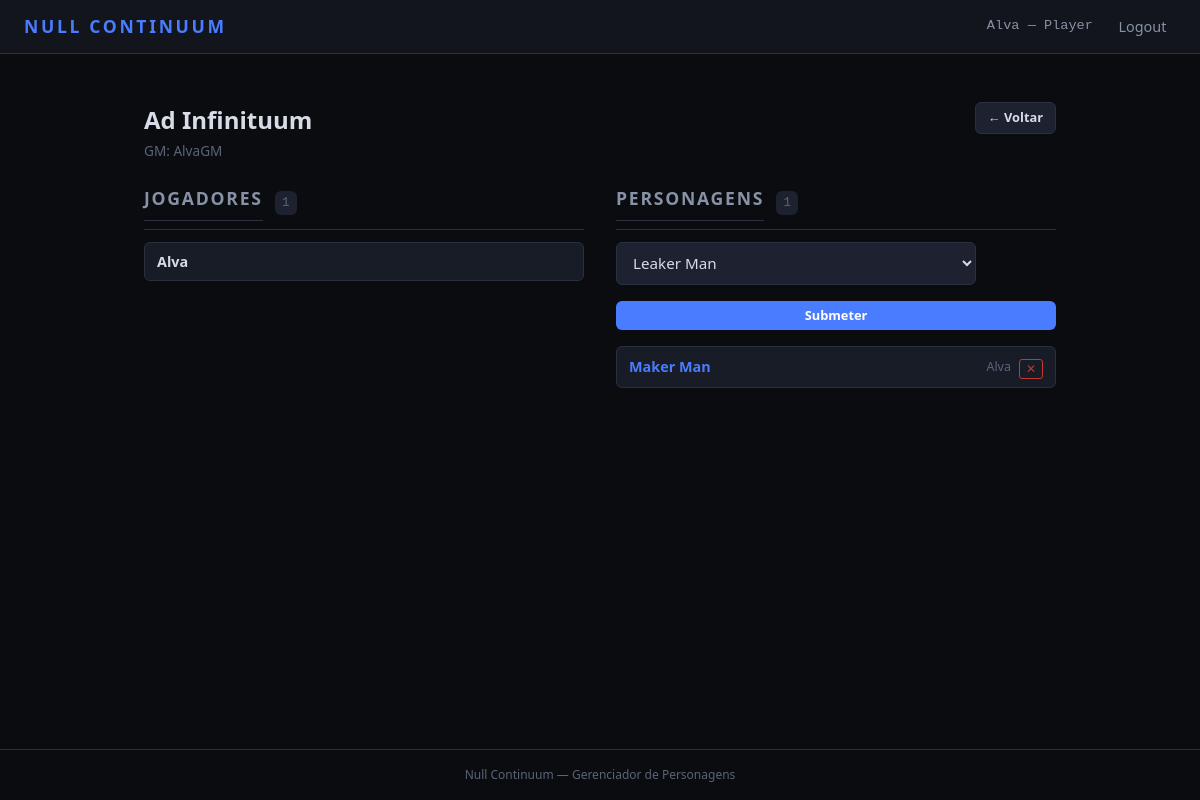
Screenshot of /campanhas/1/ (signed in) with the database file from the repository.
### HomeApp/models.py (models this page shows, shortened)
class User(AbstractUser):
    ROLE_CHOICES = [
        ('GM', 'Game Master'),
        ('PLAYER', 'Player'),
    ]
    role = models.CharField(max_length=6, choices=ROLE_CHOICES, default='PLAYER')
    def is_gm(self):
        return self.role == 'GM'

class Campaign(models.Model):
    name = models.CharField('Nome', max_length=120)
    gm = models.ForeignKey(
        settings.AUTH_USER_MODEL,
        on_delete=models.CASCADE,
        related_name='gm_campaigns',
        limit_choices_to={'role': 'GM'},
    )
    created_at = models.DateTimeField(auto_now_add=True)
    class Meta:
        ordering = ['name']
        verbose_name = 'Campanha'
        verbose_name_plural = 'Campanhas'

class CampaignMembership(models.Model):
    campaign = models.ForeignKey(Campaign, on_delete=models.CASCADE, related_name='memberships')
    player = models.ForeignKey(
        settings.AUTH_USER_MODEL,
        on_delete=models.CASCADE,
        related_name='memberships',
    )
    joined_at = models.DateTimeField(auto_now_add=True)
    class Meta:
        unique_together = [('campaign', 'player')]
        verbose_name = 'Membro'
        verbose_name_plural = 'Membros'

class CampaignCharacter(models.Model):
    campaign = models.ForeignKey(Campaign, on_delete=models.CASCADE, related_name='submitted_characters')
    character = models.ForeignKey(
        'CharSheet.Character',
        on_delete=models.CASCADE,
        related_name='campaign_submissions',
    )
    submitted_at = models.DateTimeField(auto_now_add=True)
    class Meta:
        unique_together = [('campaign', 'character')]
        verbose_name = 'Personagem na Campanha'
        verbose_name_plural = 'Personagens na Campanha'

### CharSheet/models.py (models this page shows, shortened)
class Character(models.Model):
    player = models.ForeignKey(
        settings.AUTH_USER_MODEL,
        on_delete=models.CASCADE,
        related_name='characters',
    )
    name = models.CharField('Nome do Personagem', max_length=120)
    background = models.CharField(
        'Background', max_length=20,
        choices=BACKGROUND_CHOICES, default='OTHER',
    )
    background_custom = models.CharField(
        'Background (custom)', max_length=120, blank=True,
        help_text='Preencha se escolheu "Outro".',
    )
    base_rank = models.PositiveIntegerField(
        'Base Rank', default=1,
        validators=[MinValueValidator(1), MaxValueValidator(15)],
    )
    nl_rank = models.PositiveIntegerField(
        'NL Rank', default=0,
        validators=[MinValueValidator(0), MaxValueValidator(15)],
    )
    agility = models.PositiveIntegerField(
        'Agility (AGI)', default=1,
        validators=[MinValueValidator(1), MaxValueValidator(5)],
    )
    fortitude = models.PositiveIntegerField(
        'Fortitude (FOR)', default=1,
        validators=[MinValueValidator(1), MaxValueValidator(5)],
    )
    insight = models.PositiveIntegerField(
        'Insight (INS)', default=1,
        validators=[MinValueValidator(1), MaxValueValidator(5)],
    )
    presence = models.PositiveIntegerField(
        'Presence (PRE)', default=1,
        validators=[MinValueValidator(1), MaxValueValidator(5)],
    )
    stability = models.PositiveIntegerField(
        'Stability (STA)', default=1,
        validators=[MinValueValidator(1), MaxValueValidator(5)],
    )
    intent = models.PositiveIntegerField(
        'Intent (INT)', default=1,
        validators=[MinValueValidator(1), MaxValueValidator(5)],
    )
    continuity_constant = models.CharField(
        'Continuity Constant', max_length=4,
        choices=CC_CHOICES, blank=True, default='',
    )
    abstraction_frame = models.CharField(
        'Abstraction Frame', max_length=10,
        choices=FRAME_CHOICES, blank=True, default='',
    )
    current_hp = models.IntegerField('HP Atual', default=0)
    current_strain = models.IntegerField('Strain Atual', default=0)
    temp_hp = models.IntegerField('HP Temporário', default=0)
    current_ap = models.IntegerField('AP Atual', default=3)
    armor_bonus = models.IntegerField('Bônus de Armadura', default=0)
    shield_bonus = models.IntegerField('Bônus de Escudo', default=0)
    current_load = models.IntegerField('Carga Atual', default=0)
    level_up_available = models.BooleanField('Level Up Disponível', default=False)
    skill_melee = models.CharField('Melee', max_length=1, choices=SKILL_RANK_CHOICES, default='U')
    skill_ranged_weapons = models.CharField('Ranged Weapons', max_length=1, choices=SKILL_RANK_CHOICES, default='U')
    skill_heavy_weaponry = models.CharField('Heavy Weaponry', max_length=1, choices=SKILL_RANK_CHOICES, default='U')
    skill_initiative = models.CharField('Initiative', max_length=1, choices=SKILL_RANK_CHOICES, default='U')
    skill_athletics = models.CharField('Athletics', max_length=1, choices=SKILL_RANK_CHOICES, default='U')
    skill_endurance = models.CharField('Endurance', max_length=1, choices=SKILL_RANK_CHOICES, default='U')
    skill_acrobatics = models.CharField('Acrobatics', max_length=1, choices=SKILL_RANK_CHOICES, default='U')
    skill_stealth = models.CharField('Stealth', max_length=1, choices=SKILL_RANK_CHOICES, default='U')
    skill_perception = models.CharField('Perception', max_length=1, choices=SKILL_RANK_CHOICES, default='U')
    skill_reflexes = models.CharField('Reflexes', max_length=1, choices=SKILL_RANK_CHOICES, default='U')
    skill_sleight_of_hand = models.CharField('Sleight of Hand', max_length=1, choices=SKILL_RANK_CHOICES, default='U')
    skill_piloting_ground = models.CharField('Piloting (Ground)', max_length=1, choices=SKILL_RANK_CHOICES, default='U')
    skill_piloting_air = models.CharField('Piloting (Air)', max_length=1, choices=SKILL_RANK_CHOICES, default='U')
    skill_piloting_sea = models.CharField('Piloting (Sea)', max_length=1, choices=SKILL_RANK_CHOICES, default='U')
    skill_technology = models.CharField('Technology', max_length=1, choices=SKILL_RANK_CHOICES, default='U')
    skill_engineering = models.CharField('Engineering', max_length=1, choices=SKILL_RANK_CHOICES, default='U')
    skill_medicine = models.CharField('Medicine', max_length=1, choices=SKILL_RANK_CHOICES, default='U')
    skill_history = models.CharField('History', max_length=1, choices=SKILL_RANK_CHOICES, default='U')
    skill_religion = models.CharField('Religion', max_length=1, choices=SKILL_RANK_CHOICES, default='U')
    skill_investigation = models.CharField('Investigation', max_length=1, choices=SKILL_RANK_CHOICES, default='U')
    skill_intuition = models.CharField('Intuition', max_length=1, choices=SKILL_RANK_CHOICES, default='U')
    skill_persuasion = models.CharField('Persuasion', max_length=1, choices=SKILL_RANK_CHOICES, default='U')
    skill_intimidation = models.CharField('Intimidation', max_length=1, choices=SKILL_RANK_CHOICES, default='U')
    skill_deception = models.CharField('Deception', max_length=1, choices=SKILL_RANK_CHOICES, default='U')
    skill_survival = models.CharField('Survival', max_length=1, choices=SKILL_RANK_CHOICES, default='U')
    skill_null_theory = models.CharField('Null Theory', max_length=1, choices=SKILL_RANK_CHOICES, default='U')
    skill_null_navigation = models.CharField('Null Navigation', max_length=1, choices=SKILL_RANK_CHOICES, default='U')
    skill_animal_handling = models.CharField('Animal Handling', max_length=1, choices=SKILL_RANK_CHOICES, default='U')
    skill_nlc = models.CharField('NL Control (NLC)', max_length=1, choices=SKILL_RANK_CHOICES, default='U')
    skill_nlr = models.CharField('NL Resistance (NLR)', max_length=1, choices=SKILL_RANK_CHOICES, default='U')
    skill_nl_sensitivity = models.CharField('NL Sensitivity', max_length=1, choices=SKILL_RANK_CHOICES, default='U')
    skill_nl_engineering = models.CharField('NL Engineering', max_length=1, choices=SKILL_RANK_CHOICES, default='U')
    skill_anomalous_protocols = models.CharField('Anomalous Protocols', max_length=1, choices=SKILL_RANK_CHOICES, default='U')
    skill_continuity_analysis = models.CharField('Continuity Analysis', max_length=1, choices=SKILL_RANK_CHOICES, default='U')
    notes = models.TextField('Notas', blank=True)
    created_at = models.DateTimeField(auto_now_add=True)
    updated_at = models.DateTimeField(auto_now=True)
    class Meta:
        ordering = ['-updated_at']
        verbose_name = 'Personagem'
        verbose_name_plural = 'Personagens'
    @property
    def category(self):
        if self.nl_rank == 0:
            return '—'
        if self.nl_rank <= 3:
            return 'I'
        if self.nl_rank <= 6:
            return 'II'
        if self.nl_rank <= 9:
            return 'III'
        if self.nl_rank <= 12:
            return 'IV'
        return 'V'
    SKILL_FIELDS = [
        ('skill_melee', 'Melee', 'Combate'),
        ('skill_ranged_weapons', 'Ranged Weapons', 'Combate'),
        ('skill_heavy_weaponry', 'Heavy Weaponry', 'Combate'),
        ('skill_initiative', 'Initiative', 'Combate'),
        ('skill_athletics', 'Athletics', 'Geral'),
        ('skill_endurance', 'Endurance', 'Geral'),
        ('skill_acrobatics', 'Acrobatics', 'Geral'),
        ('skill_stealth', 'Stealth', 'Geral'),
        ('skill_perception', 'Perception', 'Geral'),
        ('skill_reflexes', 'Reflexes', 'Geral'),
        ('skill_sleight_of_hand', 'Sleight of Hand', 'Geral'),
        ('skill_piloting_ground', 'Piloting (Ground)', 'Geral'),
        ('skill_piloting_air', 'Piloting (Air)', 'Geral'),
        ('skill_piloting_sea', 'Piloting (Sea)', 'Geral'),
        ('skill_technology', 'Technology', 'Geral'),
        ('skill_engineering', 'Engineering', 'Geral'),
        ('skill_medicine', 'Medicine', 'Geral'),
        ('skill_history', 'History', 'Geral'),
        ('skill_religion', 'Religion', 'Geral'),
        ('skill_investigation', 'Investigation', 'Geral'),
        ('skill_intuition', 'Intuition', 'Geral'),
        ('skill_persuasion', 'Persuasion', 'Geral'),
        ('skill_intimidation', 'Intimidation', 'Geral'),
        ('skill_deception', 'Deception', 'Geral'),
        ('skill_survival', 'Survival', 'Geral'),
        ('skill_null_theory', 'Null Theory', 'Geral'),
        ('skill_null_navigation', 'Null Navigation', 'Geral'),
        ('skill_animal_handling', 'Animal Handling', 'Geral'),
        ('skill_nlc', 'NL Control (NLC)', 'Non-Linear'),
        ('skill_nlr', 'NL Resistance (NLR)', 'Non-Linear'),
        ('skill_nl_sensitivity', 'NL Sensitivity', 'Non-Linear'),
        ('skill_nl_engineering', 'NL Engineering', 'Non-Linear'),
        ('skill_anomalous_protocols', 'Anomalous Protocols', 'Non-Linear'),
        ('skill_continuity_analysis', 'Continuity Analysis', 'Non-Linear'),
    ]
    from .feat_models import FeatDefinition, CharacterFeat
    from .trait_models import TraitDefinition, CharacterTrait

### HomeApp/views.py (the view, shortened to what this page needs)
# urls.py: path('campanhas/<int:pk>/', views.campaign_detail, name='campaign_detail'),
@login_required
def campaign_detail(request, pk):
    campaign = get_object_or_404(Campaign, pk=pk)
    is_gm = request.user.is_gm() and campaign.gm == request.user
    is_member = CampaignMembership.objects.filter(campaign=campaign, player=request.user).exists()
    if not is_gm and not is_member:
        raise Http404
    memberships = campaign.memberships.select_related('player')
    submitted = campaign.submitted_characters.select_related('character')
    invite_error = None
    player_characters = []
    if is_member and not is_gm:
        from CharSheet.models import Character
        already = set(campaign.submitted_characters.values_list('character_id', flat=True))
        player_characters = Character.objects.filter(player=request.user).exclude(pk__in=already)
    return render(request, 'HomeApp/campaign_detail.html', {
        'campaign': campaign,
        'is_gm': is_gm,
        'is_member': is_member,
        'memberships': memberships,
        'submitted': submitted,
        'invite_error': invite_error,
        'player_characters': player_characters,
    })

### templates/HomeApp/campaign_detail.html (shortened to what this page needs)
{% extends 'base.html' %}
{% block content %}
<div class="dashboard">
    <div class="camp-list-header">
        <div>
            <h1 class="page-title" style="margin-bottom:.2rem;">{{ campaign.name }}</h1>
            {% if not is_gm %}<p class="camp-gm-label">GM: {{ campaign.gm.username }}</p>{% endif %}
        </div>
        <div style="display:flex;gap:.5rem;align-items:center;flex-wrap:wrap;">
            <a href="{% url 'campaign_list' %}" class="btn btn-secondary btn-sm">← Voltar</a>
        </div>
    </div>
    <div class="camp-two-col">
        <div>
            <div class="camp-col-header">
                <h2 class="section-title" style="margin:0;">Jogadores</h2>
                <span class="camp-count">{{ memberships.count }}</span>
            </div>
            {% if memberships %}
            <ul class="camp-member-list">
                {% for m in memberships %}
                <li class="camp-member-item">
                    <span class="camp-member-name">{{ m.player.username }}</span>
                </li>
                {% endfor %}
            </ul>
            {% else %}
            <p class="inv-empty">Nenhum jogador ainda.</p>
            {% endif %}
        </div>
        <div>
            <div class="camp-col-header">
                <h2 class="section-title" style="margin:0;">Personagens</h2>
                <span class="camp-count">{{ submitted.count }}</span>
            </div>
            {% if is_member and not is_gm and player_characters %}
            <form method="post" action="{% url 'campaign_submit_character' pk=campaign.pk %}" class="camp-invite-form" style="margin-bottom:1rem;">
                <select name="character_pk" class="form-input camp-invite-input">
                    {% for char in player_characters %}
                    <option value="{{ char.pk }}">{{ char.name }}</option>
                    {% endfor %}
                </select>
                <button type="submit" class="btn btn-primary btn-sm">Submeter</button>
            </form>
            {% endif %}
            {% if submitted %}
            <ul class="camp-member-list">
                {% for entry in submitted %}
                <li class="camp-char-item">
                    <div class="camp-char-main">
                        <a href="{% url 'character_detail' pk=entry.character.pk %}?from_campaign={{ campaign.pk }}"
                           class="camp-char-link">{{ entry.character.name }}</a>
                        <span class="camp-char-player">{{ entry.character.player.username }}</span>
                    </div>
                    <div class="camp-char-actions">
                        {% if is_gm or entry.character.player == user %}
                        <form method="post" action="{% url 'campaign_remove_character' pk=campaign.pk char_pk=entry.character.pk %}">
                            <button type="submit" class="inv-btn-delete" title="Remover">✕</button>
                        </form>
                        {% endif %}
                    </div>
                </li>
                {% endfor %}
            </ul>
            {% else %}
            <p class="inv-empty">Nenhum personagem submetido.</p>
            {% endif %}
        </div>
    </div>
</div>
{% endblock %}

### templates/base.html (shortened to what this page needs)
{% load static %}
<!DOCTYPE html>
<html lang="pt-br">
<head>
    <link rel="stylesheet" href="{% static 'css/style.css' %}">
    <link rel="stylesheet" href="{% static 'css/charsheet.css' %}">
    <link rel="stylesheet" href="{% static 'css/combat_tracker.css' %}">
    <link rel="stylesheet" href="{% static 'css/feats.css' %}">
    <link rel="stylesheet" href="{% static 'css/rankup.css' %}">
    <link rel="stylesheet" href="{% static 'css/traits.css' %}">
</head>
<body>
    <nav class="navbar">
        <a href="{% url 'dashboard' %}" class="nav-brand">NULL CONTINUUM</a>
        <div class="nav-links">
            {% if user.is_authenticated %}
                <span class="nav-user">{{ user.username }} — {{ user.get_role_display }}</span>
                <form method="post" action="{% url 'logout' %}" class="nav-logout-form">
                    <button type="submit" class="nav-link nav-btn">Logout</button>
                </form>
            {% else %}
                <a href="{% url 'login' %}" class="nav-link">Login</a>
                <a href="{% url 'register' %}" class="nav-link">Registrar</a>
            {% endif %}
        </div>
    </nav>
    <main class="container">
        {% block content %}{% endblock %}
    </main>
    <footer class="footer">
        <p>Null Continuum — Gerenciador de Personagens</p>
    </footer>
</body>
</html>

### rows the page displays
User: username "Alva", role "Player"
Campaign: name "Ad Infinituum", gm.username "AlvaGM"
CampaignMembership: player.username "Alva"
CampaignCharacter: character.name "Maker Man", character.player.username "Alva"

### other values shown
{{ memberships.count }} "1"
{{ submitted.count }} "1"
form field character_pk "Leaker Man"
